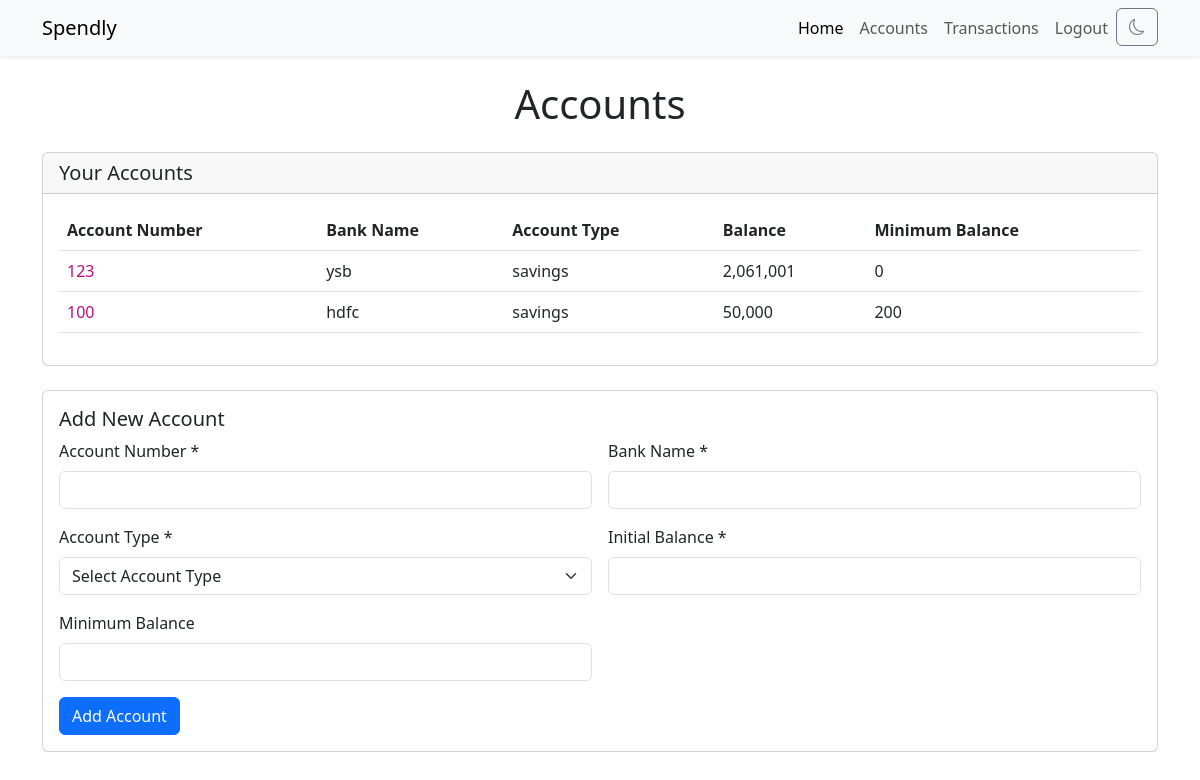
Before: /accounts (signed in) with the older database file.
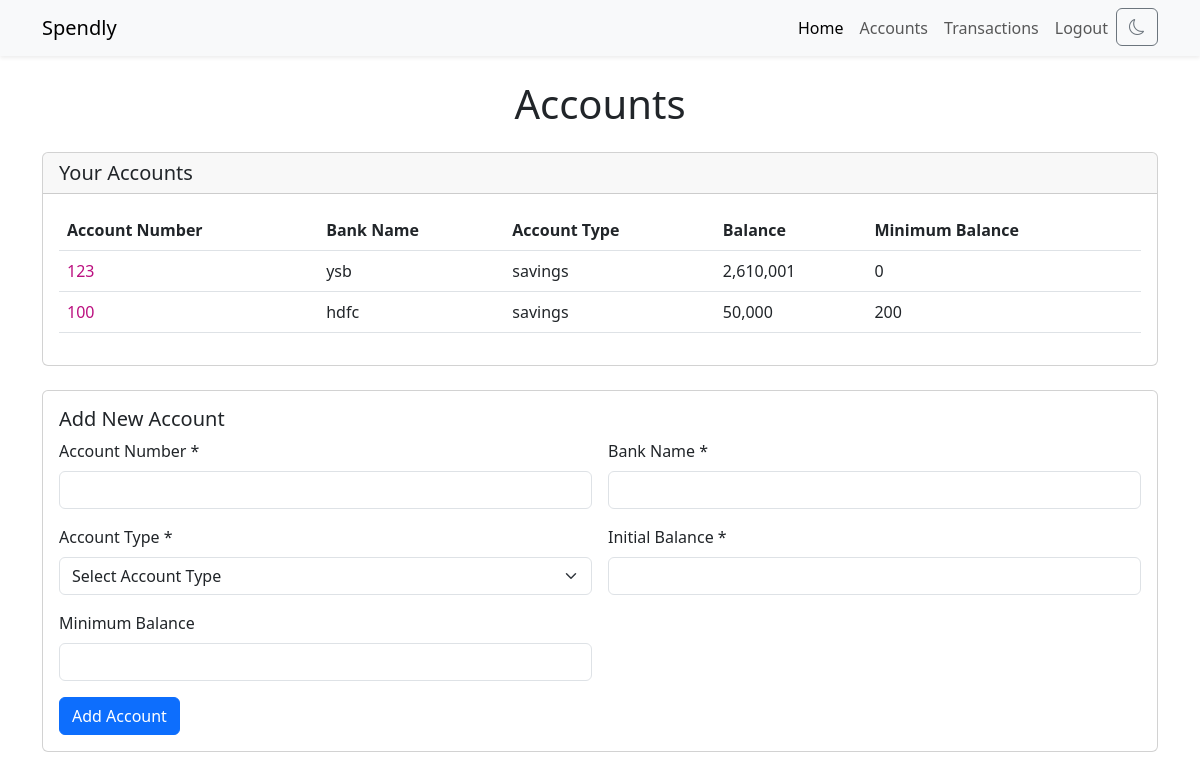
After: the same page with the newer database file.
### app.py (models this page shows, shortened)
class AccountsTable(db.Model):
    __tablename__ = 'accounts'
    accno = db.Column(db.String, primary_key = True)
    userid = db.Column(db.Integer, db.ForeignKey("users.id", ondelete='CASCADE'), nullable = False)
    type = db.Column(db.String, nullable = False)
    bank = db.Column(db.String, nullable = False)
    balance = db.Column(db.Integer, nullable = False, default=0)
    minbal = db.Column(db.Integer, default=0)

### app.py (the view, shortened to what this page needs)
@app.route('/accounts', methods = ["GET", "POST"])
@login_required
def accounts():
    form = AccountForm()
    accounts = AccountsTable.query.filter_by(userid=current_user.id).all()
    return render_template('accounts.html', form=form, accounts=accounts, title='Accounts')

### app.py
class AccountForm(FlaskForm):
    account_number = StringField('Account Number', validators=[InputRequired()] )
    type = SelectField('Account Type',choices=[('', 'Select Account Type'), ('savings', 'Savings Account'), ('current', 'Current Account')] ,validators=[InputRequired()])
    bank = StringField('Bank Name', validators=[InputRequired()])
    balance = IntegerField('Current Balance', validators=[InputRequired()])
    minimum_balance = IntegerField('Minimum Balance')
    submit = SubmitField('Add Account')

### app.py (called while the page is built)
@login_manager.user_loader
def load_user(user_id):
    return UsersTable.query.get(int(user_id))

### templates/accounts.html (shortened to what this page needs)
{% extends "layout.html" %}
{% block content %}
<div class="container mt-4">
    <h1 class="mb-4 text-center">Accounts</h1>
    <div class="card mb-4">
        <div class="card-header">
            <h5 class="card-title mb-0">Your Accounts</h5>
        </div>
        <div class="card-body">
            {% if accounts %}
            <table id="accountsTable" class="table">
                <thead>
                    <tr>
                        <th scope="col">Account Number</th>
                        <th scope="col">Bank Name</th>
                        <th scope="col">Account Type</th>
                        <th scope="col">Balance</th>
                        <th scope="col">Minimum Balance</th>
                    </tr>
                </thead>
                <tbody>
                    {% for account in accounts %}
                        {% if account.balance < account.minbal %}
                        <tr class="table-danger">
                        {% else %}
                        <tr>
                        {% endif %}
                            <td><a href="/accountpage/{{account.accno}}" id="link">{{account.accno}}</a></td>
                            <td>{{account.bank}}</td>
                            <td>{{account.type}}</td>
                            <td>{{"{:,}".format(account.balance)}}</td>
                            <td>{{"{:,}".format(account.minbal)}}</td>
                        </tr>
                    {% endfor %}
                </tbody>
            </table>
            {% else %}
            <div class="alert alert-info" role="info">
                <i class="fas fa-exclamation-circle"></i> &nbsp; No accounts created yet.
            </div>
            {% endif %}
        </div>
    </div>
    <div class="card">
        <div class="card-body">
            <h5 class="card-title">Add New Account</h5>
            <form id="addAccountForm" class="row g-3", method="POST">
                <div class="col-md-6">
                    <label for="newAccountNumber" class="form-label">Account Number *</label>
                    {{ form.account_number(class="form-control", id="newAccountNumber") }}
                </div>
                <div class="col-md-6">
                    <label for="newBankName" class="form-label">Bank Name *</label>
                    {{ form.bank(class="form-control", id="newBankName") }}
                </div>
                <div class="col-md-6">
                    <label for="newAccountType" class="form-label">Account Type *</label>
                    {{ form.type(class="form-select", id="newAccountType") }}
                </div>
                <div class="col-md-6">
                    <label for="newAccountBalance" class="form-label">Initial Balance *</label>
                    {{ form.balance(class="form-control", id="newAccountBalance") }}
                </div>
                <div class="col-md-6">
                    <label for="newMinimumBalance" class="form-label">Minimum Balance</label>
                    {{ form.minimum_balance(class="form-control", id="newMinimumBalance") }}
                </div>
                <div class="col-12">
                    {{ form.submit(class="btn btn-primary") }}
                </div>
            </form>
        </div>
    </div>
</div>
{% endblock %}

Changed rows visible on the page:
changed AccountsTable "ysb": balance "2,061,001" → "2,610,001"
